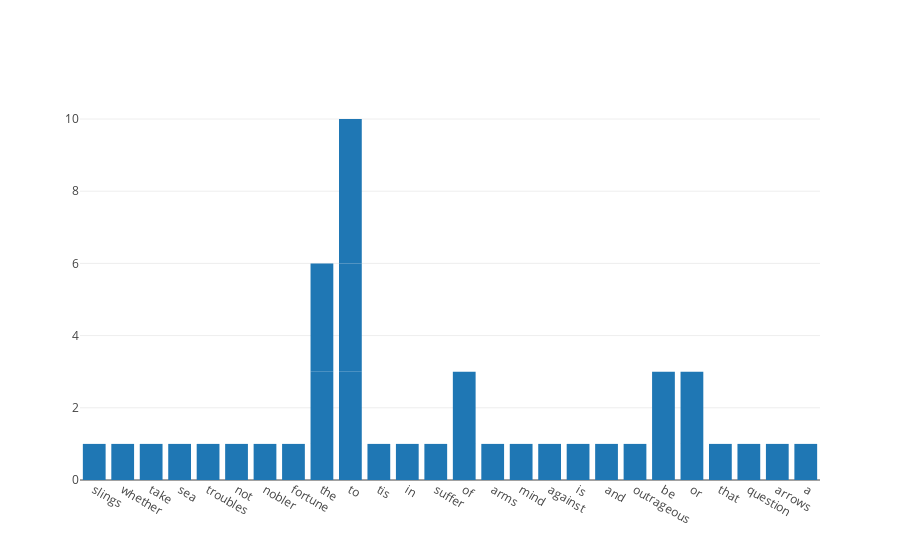

Here is the notebook cell this chart was saved with:
### Code cell
import $ivy.`org.plotly-scala::plotly-almond:0.8.1`

import plotly._
import plotly.element._
import plotly.layout._
import plotly.Almond._

val (x, y) = words.unzip

Bar(x, y).plot()

### Figure 1 — Plotly figure (JSON) as saved in the notebook; plotly's stock layout.template omitted (floating-point values rounded to 4 significant figures)
{"data": [{"type": "bar", "x": ["slings", "whether", "take", "sea", "troubles", "not", "nobler", "fortune", "the", "the", "the", "to", "to", "tis", "in", "to", "suffer", "of", "to", "arms", "of", "mind", "against", "is", "and", "outrageous", "be", "or", "be", "that", "question", "arrows", "or", "a"], "y": [1, 1, 1, 1, 1, 1, 1, 1, 1, 2, 3, 1, 2, 1, 1, 3, 1, 1, 4, 1, 2, 1, 1, 1, 1, 1, 1, 1, 2, 1, 1, 1, 2, 1]}], "layout": {}}
